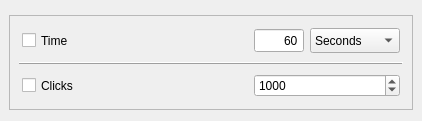
          <widget class="QWidget" name="scrollAreaWidgetContents_3">
           <property name="geometry">
            <rect>
             <x>0</x>
             <y>0</y>
             <width>422</width>
             <height>121</height>
            </rect>
           </property>
           <layout class="QVBoxLayout" name="verticalLayout_14">
            <property name="leftMargin">
             <number>9</number>
            </property>
            <property name="topMargin">
             <number>9</number>
            </property>
            <property name="rightMargin">
             <number>9</number>
            </property>
            <property name="bottomMargin">
             <number>9</number>
            </property>
            <item>
             <widget class="QFrame" name="frame_26">
              <property name="sizePolicy">
               <sizepolicy hsizetype="Minimum" vsizetype="Maximum">
                <horstretch>0</horstretch>
                <verstretch>0</verstretch>
               </sizepolicy>
              </property>
              <property name="frameShape">
               <enum>QFrame::Shape::NoFrame</enum>
              </property>
              <property name="frameShadow">
               <enum>QFrame::Shadow::Raised</enum>
              </property>
              <layout class="QVBoxLayout" name="verticalLayout_16">
               <property name="spacing">
                <number>0</number>
               </property>
               <property name="sizeConstraint">
                <enum>QLayout::SizeConstraint::SetMaximumSize</enum>
               </property>
               <property name="leftMargin">
                <number>0</number>
               </property>
               <property name="topMargin">
                <number>0</number>
               </property>
               <property name="rightMargin">
                <number>0</number>
               </property>
               <property name="bottomMargin">
                <number>0</number>
               </property>
              </layout>
             </widget>
            </item>
            <item>
             <widget class="QFrame" name="frame_28">
              <property name="sizePolicy">
               <sizepolicy hsizetype="Preferred" vsizetype="Maximum">
                <horstretch>0</horstretch>
                <verstretch>0</verstretch>
               </sizepolicy>
              </property>
              <property name="frameShape">
               <enum>QFrame::Shape::StyledPanel</enum>
              </property>
              <property name="frameShadow">
               <enum>QFrame::Shadow::Raised</enum>
              </property>
              <layout class="QVBoxLayout" name="verticalLayout_17">
               <item>
                <widget class="QFrame" name="frame_5">
                 <property name="sizePolicy">
                  <sizepolicy hsizetype="Preferred" vsizetype="Maximum">
                   <horstretch>0</horstretch>
                   <verstretch>0</verstretch>
                  </sizepolicy>
                 </property>
                 <property name="frameShape">
                  <enum>QFrame::Shape::NoFrame</enum>
                 </property>
                 <property name="frameShadow">
                  <enum>QFrame::Shadow::Plain</enum>
                 </property>
                 <property name="lineWidth">
                  <number>1</number>
                 </property>
                 <layout class="QHBoxLayout" name="horizontalLayout_13">
                  <property name="leftMargin">
                   <number>3</number>
                  </property>
                  <property name="topMargin">
                   <number>3</number>
                  </property>
                  <property name="rightMargin">
                   <number>3</number>
                  </property>
                  <property name="bottomMargin">
                   <number>3</number>
                  </property>
                  <item>
                   <widget class="QCheckBox" name="TimeLimitCheckBox">
                    <property name="minimumSize">
                     <size>
                      <width>25</width>
                      <height>0</height>
                     </size>
                    </property>
                    <property name="maximumSize">
                     <size>
                      <width>999</width>
                      <height>25</height>
                     </size>
                    </property>
                    <property name="text">
                     <string>Time</string>
                    </property>
                   </widget>
                  </item>
                  <item>
                   <widget class="QSpinBox" name="TimeLimitInput">
                    <property name="maximumSize">
                     <size>
                      <width>50</width>
                      <height>25</height>
                     </size>
                    </property>
                    <property name="toolTipDuration">
                     <number>-1</number>
                    </property>
                    <property name="locale">
                     <locale language="English" country="UnitedStates"/>
                    </property>
                    <property name="alignment">
                     <set>Qt::AlignmentFlag::AlignRight|Qt::AlignmentFlag::AlignTrailing|Qt::AlignmentFlag::AlignVCenter</set>
                    </property>
                    <property name="readOnly">
                     <bool>false</bool>
                    </property>
                    <property name="buttonSymbols">
                     <enum>QAbstractSpinBox::ButtonSymbols::NoButtons</enum>
                    </property>
                    <property name="keyboardTracking">
                     <bool>true</bool>
                    </property>
                    <property name="showGroupSeparator" stdset="0">
                     <bool>false</bool>
                    </property>
                    <property name="minimum">
                     <number>1</number>
                    </property>
                    <property name="maximum">
                     <number>100000</number>
                    </property>
                    <property name="singleStep">
                     <number>1</number>
                    </property>
                    <property name="value">
                     <number>60</number>
                    </property>
                    <property name="displayIntegerBase">
                     <number>10</number>
                    </property>
                   </widget>
                  </item>
                  <item>
                   <widget class="QComboBox" name="TimeComboBox">
                    <property name="enabled">
                     <bool>true</bool>
                    </property>
                    <property name="minimumSize">
                     <size>
                      <width>80</width>
                      <height>25</height>
                     </size>
                    </property>
                    <property name="maximumSize">
                     <size>
                      <width>90</width>
                      <height>25</height>
                     </size>
                    </property>
                    <property name="toolTip">
                     <string>&lt;!DOCTYPE HTML PUBLIC &quot;-//W3C//DTD HTML 4.0//EN&quot; &quot;http://www.w3.org/TR/REC-html40/strict.dtd&quot;&gt;
&lt;html&gt;&lt;head&gt;&lt;meta name=&quot;qrichtext&quot; content=&quot;1&quot; /&gt;&lt;meta charset=&quot;utf-8&quot; /&gt;&lt;style type=&quot;text/css&quot;&gt;
p, li { white-space: pre-wrap; }
hr { height: 1px; border-width: 0; }
li.unchecked::marker { content: &quot;\2610&quot;; }
li.checked::marker { content: &quot;\2612&quot;; }
&lt;/style&gt;&lt;/head&gt;&lt;body style=&quot; font-family:'Segoe UI'; font-size:9pt; font-weight:400; font-style:normal;&quot;&gt;
&lt;p style=&quot; margin-top:12px; margin-bottom:12px; margin-left:0px; margin-right:0px; -qt-block-indent:0; text-indent:0px;&quot;&gt;Decides the time span in which the Number of Clicks will be executed.&lt;/p&gt;&lt;/body&gt;&lt;/html&gt;</string>
                    </property>
                    <property name="toolTipDuration">
                     <number>-1</number>
                    </property>
                    <property name="locale">
                     <locale language="English" country="UnitedStates"/>
                    </property>
                    <property name="insertPolicy">
                     <enum>QComboBox::InsertPolicy::InsertAtBottom</enum>
                    </property>
                    <property name="sizeAdjustPolicy">
                     <enum>QComboBox::SizeAdjustPolicy::AdjustToContents</enum>
                    </property>
                    <property name="modelColumn">
                     <number>0</number>
                    </property>
                    <property name="labelDrawingMode">
                     <enum>QComboBox::LabelDrawingMode::UseStyle</enum>
                    </property>
                    <item>
                     <property name="text">
                      <string>Seconds</string>
                     </property>
                    </item>
                    <item>
                     <property name="text">
                      <string>Minutes</string>
                     </property>
                    </item>
                    <item>
                     <property name="text">
                      <string>Hours</string>
                     </property>
                    </item>
                    <item>
                     <property name="text">
                      <string>Days</string>
                     </property>
                    </item>
                   </widget>
                  </item>
                 </layout>
                </widget>
               </item>
               <item>
                <widget class="Line" name="line">
                 <property name="frameShadow">
                  <enum>QFrame::Shadow::Raised</enum>
                 </property>
                 <property name="lineWidth">
                  <number>1</number>
                 </property>
                 <property name="orientation">
                  <enum>Qt::Orientation::Horizontal</enum>
                 </property>
                </widget>
               </item>
               <item>
                <widget class="QFrame" name="frame_6">
                 <property name="enabled">
                  <bool>true</bool>
                 </property>
                 <property name="sizePolicy">
                  <sizepolicy hsizetype="Preferred" vsizetype="Maximum">
                   <horstretch>0</horstretch>
                   <verstretch>0</verstretch>
                  </sizepolicy>
                 </property>
                 <property name="frameShape">
                  <enum>QFrame::Shape::NoFrame</enum>
                 </property>
                 <property name="frameShadow">
                  <enum>QFrame::Shadow::Plain</enum>
                 </property>
                 <property name="lineWidth">
                  <number>1</number>
                 </property>
                 <layout class="QHBoxLayout" name="horizontalLayout_14">
                  <property name="leftMargin">
                   <number>3</number>
                  </property>
                  <property name="topMargin">
                   <number>3</number>
                  </property>
                  <property name="rightMargin">
                   <number>3</number>
                  </property>
                  <property name="bottomMargin">
                   <number>3</number>
                  </property>
                  <item>
                   <widget class="QCheckBox" name="ClickLimitCheckBox">
                    <property name="minimumSize">
                     <size>
                      <width>25</width>
                      <height>0</height>
                     </size>
                    </property>
                    <property name="maximumSize">
                     <size>
                      <width>999</width>
                      <height>25</height>
                     </size>
                    </property>
                    <property name="text">
                     <string>Clicks</string>
                    </property>
                   </widget>
                  </item>
                  <item>
                   <widget class="QSpinBox" name="ClickLimitInput">
                    <property name="minimumSize">
                     <size>
                      <width>146</width>
                      <height>0</height>
                     </size>
                    </property>
                    <property name="maximumSize">
                     <size>
                      <width>146</width>
                      <height>25</height>
                     </size>
                    </property>
                    <property name="toolTipDuration">
                     <number>-1</number>
                    </property>
                    <property name="locale">
                     <locale language="English" country="UnitedStates"/>
                    </property>
                    <property name="suffix">
                     <string/>
                    </property>
                    <property name="minimum">
                     <number>1</number>
                    </property>
                    <property name="maximum">
                     <number>2147483647</number>
                    </property>
                    <property name="stepType">
                     <enum>QAbstractSpinBox::StepType::DefaultStepType</enum>
                    </property>
                    <property name="value">
                     <number>1000</number>
                    </property>
                   </widget>
                  </item>
                 </layout>
                </widget>
               </item>
              </layout>
             </widget>
            </item>
           </layout>
          </widget>
